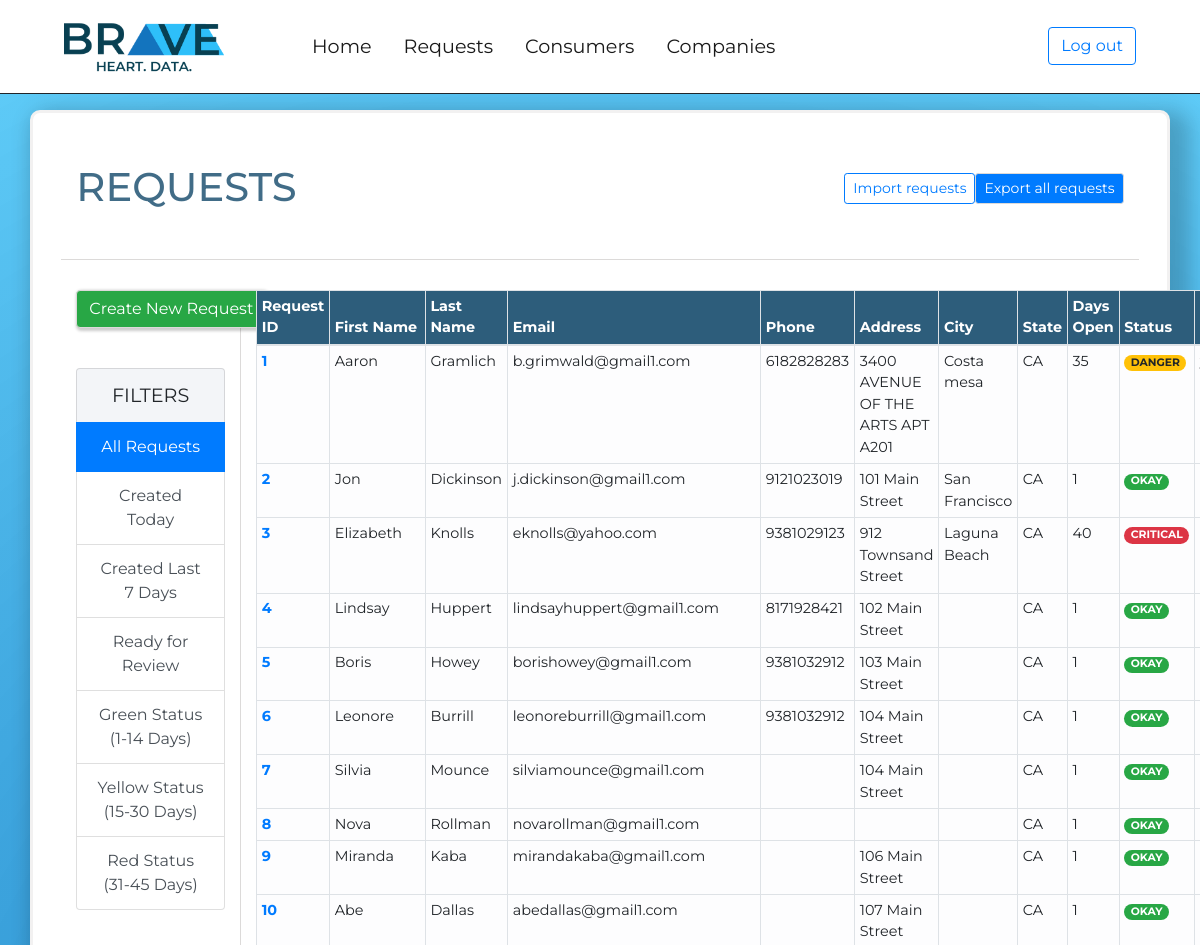
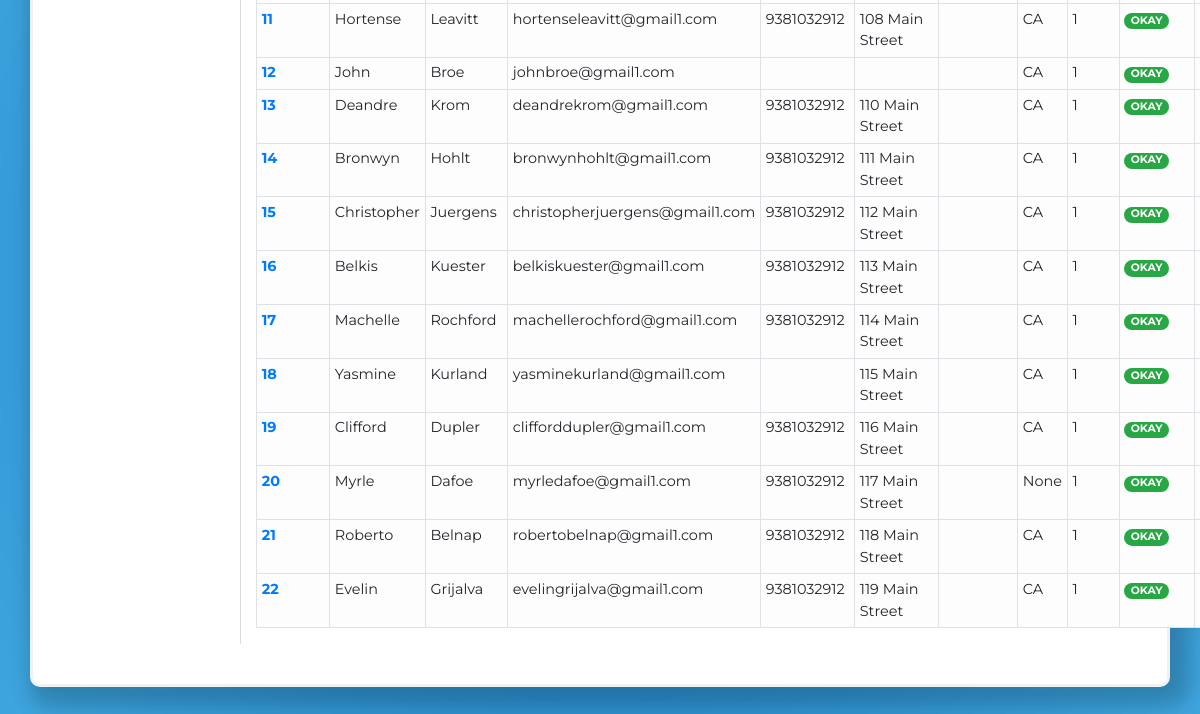
The app's page /console/requests/ (signed in), older data (2 pictures, top to bottom).
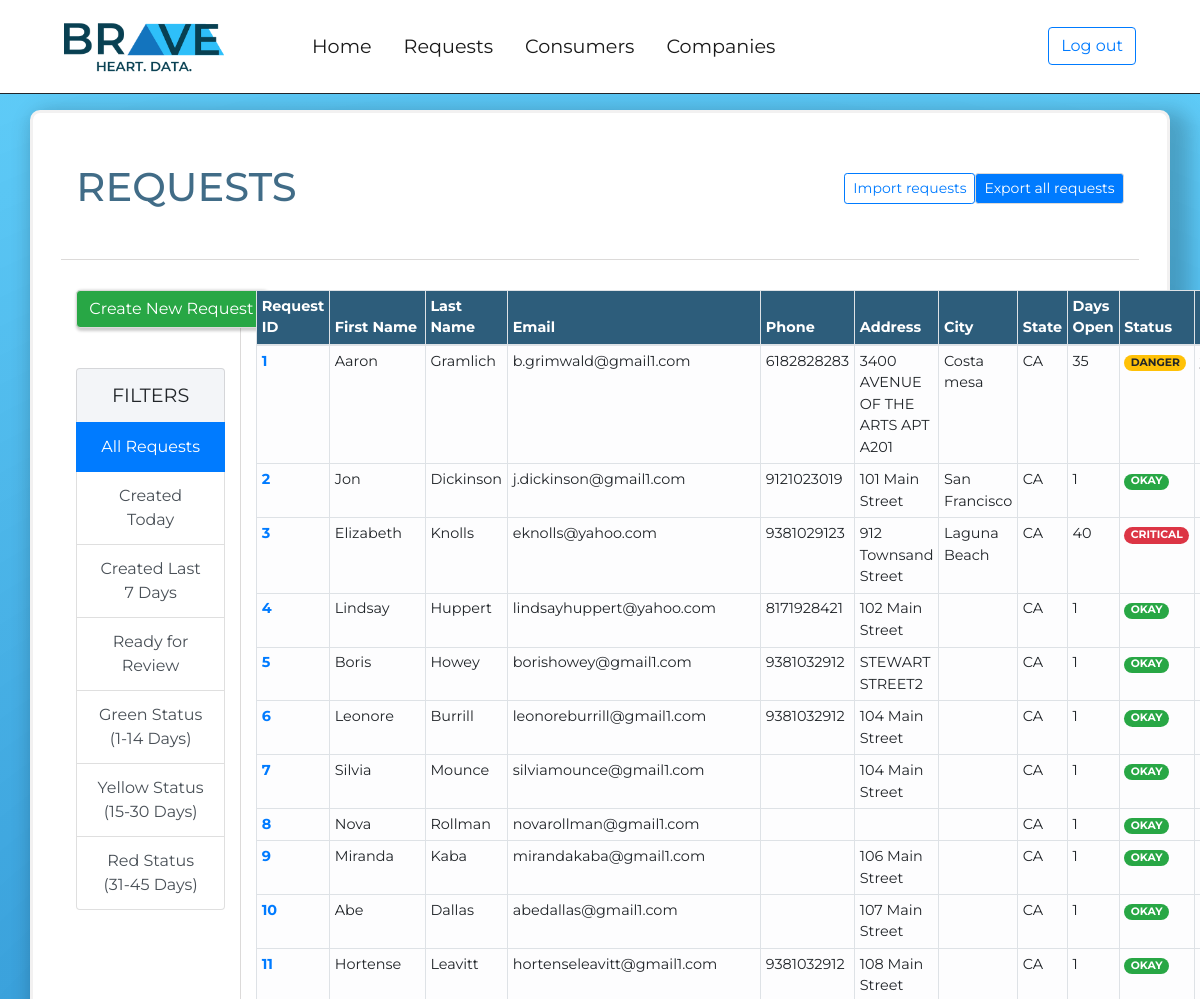
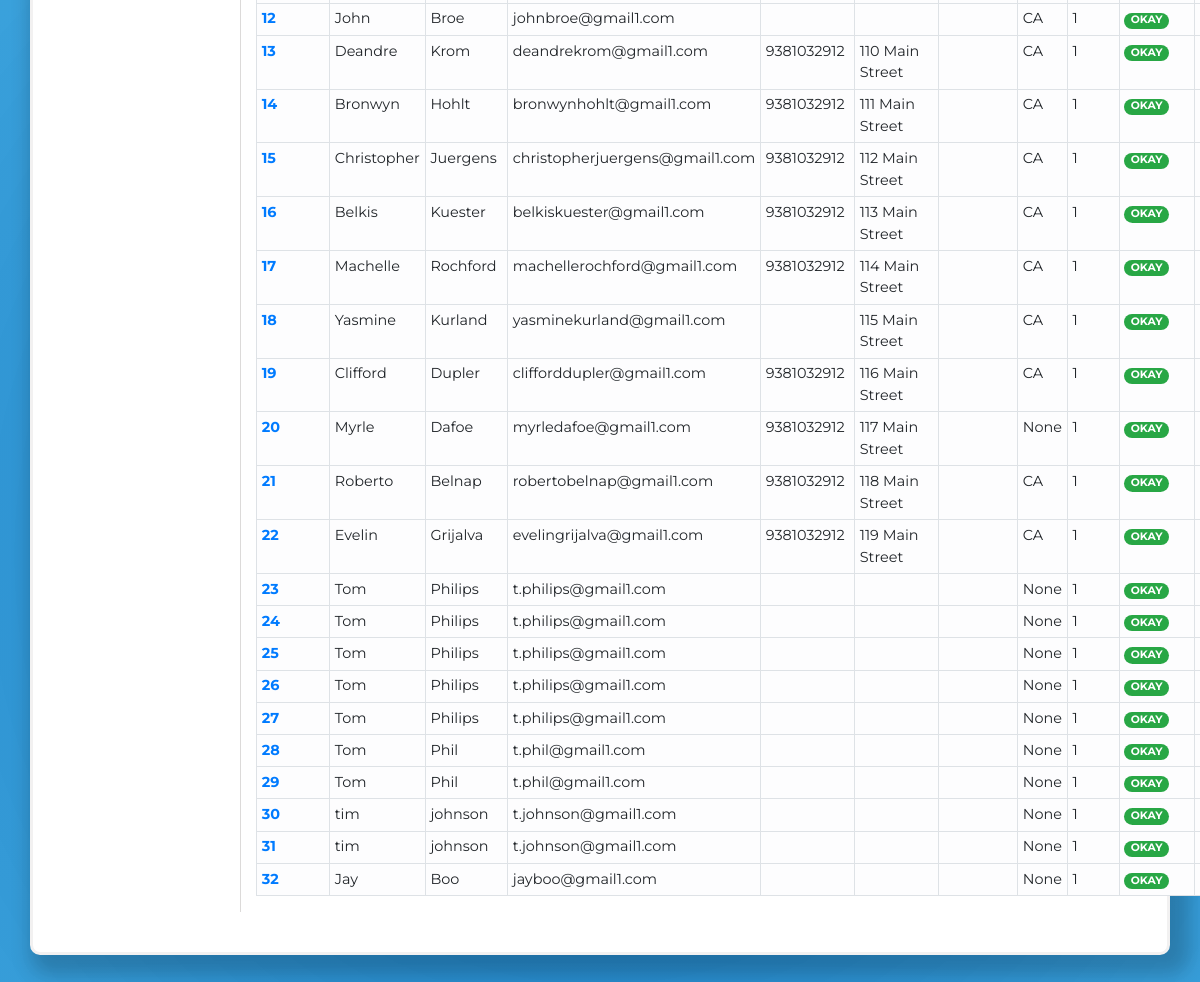
The same page, newer data (2 pictures, top to bottom).
### request_form_app/models.py (models this page shows, shortened)
class Request(models.Model):
	request_source_choices = (
		('none','None'),
		('email','Email'),
		('phone','Phone'),
		('web','Web')
		)
	priority_choices = (
		('low','Low'),
		('medium','Medium'),
		('high','High')
		)
	stage_choices = (
		('new','New'),
		('in progress','In Progress'),
		('completed', 'Completed'),
		('past due', 'Past Due')
		)
	request_choices = (
		('yes','Yes please'),
		('no', 'Not right now')
		)
	data_ready_to_send_choices = (
		('yes','Yes'),
		('no','No')
		)
	status_choices = (
		('green','Green'),
		('yellow','Yellow'),
		('orange','Orange'),
		('red','Red'),
		)
	consumer = models.ForeignKey(Consumer, on_delete=models.CASCADE,null=True,blank=True)
	company_requested = models.ForeignKey(Company,on_delete=models.CASCADE,null=True,blank=True)
	request_source = models.CharField(max_length=20,choices=request_source_choices,default='none')
	website_source = models.URLField(max_length=200,blank=True)
	delete_request = models.CharField(max_length=5,choices=request_choices,default='no')
	what_request = models.CharField(max_length=5,choices=request_choices,default='no')
	who_request = models.CharField(max_length=5,choices=request_choices,default='no')
	opt_out_request = models.CharField(max_length=5,choices=request_choices,default='no')
	priority = models.CharField(max_length=10,choices=priority_choices,default='low')
	escalated = models.BooleanField(null=True)
	stage = models.CharField(max_length=20,choices=stage_choices,default='new')
	created_at = models.DateField(auto_now_add=True)
	updated_at = models.DateField(auto_now=True)
	first_name = models.CharField(max_length=256,blank=False)
	last_name = models.CharField(max_length=256,blank=False)
	email = models.EmailField(max_length=256,blank=False)
	alternative_email = models.EmailField(max_length=256,blank=True)
	phone = models.CharField(max_length=13,blank=True)
	alternative_phone = models.CharField(max_length=13,blank=True)
	primary_address = models.CharField(max_length=256,blank=True)
	primary_address_line_two = models.CharField(max_length=256,blank=True)
	primary_city = models.CharField(max_length=256,blank=True)
	primary_state = USStateField(null=True,blank=True)
	primary_zip = USZipCodeField(null=True,blank=True)
	primary_country = models.CharField(max_length=256,blank=True)
	alternative_address = models.CharField(max_length=256,blank=True)
	alternative_address_line_two = models.CharField(max_length=256,blank=True)
	alternative_city = models.CharField(max_length=256,blank=True)
	alternative_state = models.CharField(max_length=256,blank=True)
	alternative_country = models.CharField(max_length=256,blank=True)
	ssn = USSocialSecurityNumberField(null=True,blank=True)
	driver_license_number = models.CharField(max_length=10,blank=True)
	driver_license_state = models.CharField(max_length=2,blank=True)
	date_of_birth = models.DateField(null=True,blank=True)
	terms_of_service_signed = models.BooleanField(default=False)
	data_ready_to_send = models.CharField(max_length=5,choices=data_ready_to_send_choices,default='no')
	status = models.CharField(max_length=10,choices=status_choices,default='green')
	days_open = models.IntegerField(default='1',null=False)

### user_console/views.py (the view)
# urls.py: path('requests/',views.RequestListView.as_view(),name='request_list'),
class RequestListView(LoginRequiredMixin,TemplateView):
	model = Request
	context_object_name = 'request_list'
	template_name = 'user_console/request_list.html'
	login_url = '/console/login/'
	def get_context_data(self,**kwargs):
		context = super(RequestListView,self).get_context_data(**kwargs)
		context['todays_list'] = Request.objects.all()
		context['data_ready_to_send_list'] = Request.objects.filter(data_ready_to_send__iexact='yes')
		context['green_status_list'] = Request.objects.filter(status__iexact='green')
		context['yellow_status_list'] = Request.objects.filter(status__iexact='yellow')
		context['red_status_list'] = Request.objects.filter(status__iexact='red')
		return context

### user_console/templates/user_console/request_list.html (shortened to what this page needs)
{% extends 'user_console/console_base.html' %}
{% load staticfiles %}
{% block css_block %}
	<link rel="stylesheet" type="text/css" href="{% static 'user_console/request_list.css' %}">
{% endblock %}
{% block main_block %}
	<div class="container-fullwidth" id="request-container">
		<div class="container-fullwidth" id="request-header-container">
		<div class="row" id="header-row">
			<div class="col-2 text-center">
				<h1 class="display-5" id="request-header">REQUESTS</h1>
			</div>
			<div class="col-10" style="padding-top: 10px;">
				<a href="{% url 'user_console:export_all_requests' %}"><button type="button" class="btn btn-primary btn-sm mb-4 float-right">Export all requests</button></a>
				<a href="{% url 'user_console:import_requests' %}"><button type="button" class="btn btn-outline-primary btn-sm mb-4 float-right">Import requests</button></a>
			</div>
		</div>
		<div class="row" id="request-row">
			<div class="col-2 text-center" id="filter-column">
				<div class="row" id="new-request-button-row">
					<div class="col text-center ">
					<a href="{% url 'user_console:request_create' %}"><button type="button" class="btn btn-success mb-4">Create New Request</button></a>
					</div>
				</div>
				<div class="row pt-3">
					<div class="col">
				<div class="list-group" id="list-tab" role="tablist">
					<li class="list-group-item" style="text-align: center;font-size:1.2em;background-color:#F3F5F8 ">FILTERS</li>
					<a class="list-group-item list-group-item-action active" id="filter-1-list" data-toggle='list' href='#filter-1' role='tab' aria-controls='filter-1'>All Requests</a>
					<a class="list-group-item list-group-item-action" id="filter-2-list" data-toggle='list' href='#filter-2' role='tab' aria-controls='filter-2'>Created Today</a>
					<a class="list-group-item list-group-item-action" id="filter-3-list" data-toggle='list' href='#filter-3' role='tab' aria-controls='filter-3'>Created Last 7 Days</a>
					<a class="list-group-item list-group-item-action" id="filter-4-list" data-toggle='list' href='#filter-4' role='tab' aria-controls='filter-4'>Ready for Review</a>
					<a class="list-group-item list-group-item-action" id="filter-5-list" data-toggle='list' href='#filter-5' role='tab' aria-controls='filter-5'>Green Status (1-14 Days)</a>
					<a class="list-group-item list-group-item-action" id="filter-6-list" data-toggle='list' href='#filter-6' role='tab' aria-controls='filter-6'>Yellow Status (15-30 Days)</a>
					<a class="list-group-item list-group-item-action" id="filter-7-list" data-toggle='list' href='#filter-7' role='tab' aria-controls='filter-7'>Red Status (31-45 Days)</a>
					</div>
					</div>
				</div>
			</div>
			<div class="col-10">
				<div class="tab-content" id="nav-tabContent">
					<div class="tab-pane show active" id="filter-1" role='tabpanel' arialabelledby='filter-1-list'>
					<table class="table table-light table-bordered table-hover table-sm" id="request-table">
						<thead class="thead" style="background-color:#2d5d7b;color: white;">
							<th class="table-head" scope="col">Request ID</th>
							<th class="table-head" scope="col">First Name</th>
							<th class="table-head" scope="col">Last Name</th>
							<th class="table-head" scope="col">Email</th>
							<th class="table-head" scope="col">Phone</th>
							<th class="table-head" scope="col">Address</th>
							<th class="table-head" scope="col">City</th>
							<th class="table-head" scope="col">State</th>
							<th class="table-head" scope="col">Days Open</th>
							<th class="table-head" scope="col">Status</th>
							<th class="table-head" scope="col">What</th>
						</thead>
						<tbody>
							{% for request in todays_list %}
								{% if request.status == 'red' %}
								<tr>
									<th scope="row"><a href="{% url 'user_console:request_detail' pk=request.pk %}">{{request.pk }}</a></th>
									<td>{{request.first_name}}</td>
									<td>{{request.last_name}}</td>
									<td>{{request.email }}</td>
									<td>{{request.phone}}</td>
									<td style="max-width: 400px;">{{request.primary_address}}</td>
									<td>{{request.primary_city}}</td>
									<td>{{request.primary_state}}</td>
									<td>{{request.days_open}}</td>
									<td><span class="badge badge-pill badge-danger">CRITICAL</span></td>
									<td>{{request.what_request}}</td>
								</tr>
								{% elif request.status == 'yellow' %}
								<tr>
									<th scope="row"><a href="{% url 'user_console:request_detail' pk=request.pk %}">{{request.pk }}</a></th>
									<td>{{request.first_name}}</td>
									<td>{{request.last_name}}</td>
									<td>{{request.email }}</td>
									<td>{{request.phone}}</td>
									<td style="max-width: 400px;">{{request.primary_address}}</td>
									<td>{{request.primary_city}}</td>
									<td>{{request.primary_state}}</td>
									<td>{{request.days_open}}</td>
									<td><span class="badge badge-pill badge-warning">DANGER</span></td>
									<td>{{request.what_request}}</td>
								</tr>
								{% else %}
								<tr>
									<th scope="row"><a href="{% url 'user_console:request_detail' pk=request.pk %}">{{ request.pk }}</a></th>
									<td>{{request.first_name}}</td>
									<td>{{request.last_name}}</td>
									<td>{{request.email }}</td>
									<td>{{request.phone}}</td>
									<td style="max-width: 400px;">{{request.primary_address}}</td>
									<td>{{request.primary_city}}</td>
									<td>{{request.primary_state}}</td>
									<td>{{request.days_open}}</td>
									<td><span class="badge badge-pill badge-success">OKAY</span></td>
									<td>{{request.what_request}}</td>
								</tr>
								{% endif %}
							{% endfor %}
						</tbody>
					</table>
					</div>
				</div>
		</div>
		</div>
		</div>
	</div>
{% endblock %}

### user_console/templates/user_console/console_base.html (shortened to what this page needs)
{% load staticfiles %}
<!DOCTYPE html>
<html>
<head>
	<link rel="stylesheet" href="https://stackpath.bootstrapcdn.com/bootstrap/4.1.3/css/bootstrap.min.css">
	<link rel="stylesheet" type="text/css" href="{% static 'user_console/user_console.css' %}">
	{% block css_block %}
	{% endblock %}
</head>
<body>
	<nav class="navbar navbar-expand-md navbar-expand-lg navbar-expand-xl fixed-top navbar-light" style="font-weight: 300;background-color: #ffffff; border-bottom: 1px solid;">
		    <a class="navbar-brand ml-5" href="{% url 'user_console:home' %}">
				<img src="{% static 'user_console/bh_logo_transparent_2.png' %}" class="d-none d-md-block" width="160" height="auto" alt="">
			</a>
		  	<div class="collapse navbar-collapse" id="navbarTogglerDemo02">
				    <ul class="nav navbar-nav mr-auto ml-5 p-3">
				    <li class="nav-item active mr-3">
				      	<a class="nav-link" href="{% url 'user_console:home' %}"><b>Home</b></a>
				      </li>
				      <li class="nav-item active mr-3">
				      	<a class="nav-link" href="{% url 'user_console:request_list' %}"><b>Requests</b></a>
				      </li>
				      <li class="nav-item active mr-3">
				      	<a class="nav-link" href="{% url 'user_console:consumer_list' %}"><b>Consumers</b></a>
				      </li>
				      <li class="nav-item active mr-3">
				      	<a class="nav-link" href="{% url 'user_console:company_list' %}"><b>Companies</b></a>
				      </li>
				    </ul>
				    <ul class="nav navbar-nav ml-auto mr-5">
				    	<a href="{% url 'user_console:logged_out' %}">
				    		<button type="button" class="btn btn-outline-primary">Log out</button>
				    	</a>
				    </ul>
			    </div>
		</nav>
	{% block main_block %}
	{% endblock %}
</body>
</html>

### user_console/static/user_console/user_console.css (style rules this page uses)
html,body { font-size: 1rem; height: 100vh; overflow: auto; font-family: 'Montserrat', sans-serif; }
.nav-link { font-size: 1.2em; }

### user_console/static/user_console/request_list.css (style rules this page uses)
#request-header { color:#2d5d7b; padding-bottom: 20px; opacity: .9; }
.btn.btn-success { box-shadow: 1.5px 1.5px 3px 1.5px rgba(0,0,0,0.2); border:1px solid #DCDAD9; }
.btn.btn-primary { border:1px solid #DCDAD9; }
#list-tab { border-radius: 10px; }
#filter-column { border-right:1px solid #DCDAD9; }
#request-header-container { border-radius:10px; border:3px solid #F2F1F1; padding-top: 50px; width: 95%; margin: auto; box-shadow: 10px 10px 20px 10px rgba(0,0,0,0.2); background-color: white; min-height: 1000px; }
#request-table { font-size: .9em; }
#request-container { background: radial-gradient(circle, rgba(20,117,190,1) 0%, rgba(46,192,249,0.75) 100%); height:100vh; padding-top: 110px; min-height:1400px; }
#request-row { background-color: white; width: 95%; margin: auto; padding-top: 30px; padding-bottom: 40px; }
#header-row { width: 95%; margin: auto; border-bottom:1px solid #DCDAD9; padding-bottom: 20px; }

Row changes from the older to the newer data that the page shows:
changed Request "Lindsay": email "lindsayhuppert@gmail1.com" → "lindsayhuppert@yahoo.com"
changed Request "Boris": primary_address "103 Main Street" → "STEWART STREET2"
added Request: pk "23", first_name "Tom", last_name "Philips", email "t.philips@gmail1.com", primary_state "None", days_open "1"
added Request: pk "24", first_name "Tom", last_name "Philips", email "t.philips@gmail1.com", primary_state "None", days_open "1"
added Request: pk "25", first_name "Tom", last_name "Philips", email "t.philips@gmail1.com", primary_state "None", days_open "1"
added Request: pk "26", first_name "Tom", last_name "Philips", email "t.philips@gmail1.com", primary_state "None", days_open "1"
added Request: pk "27", first_name "Tom", last_name "Philips", email "t.philips@gmail1.com", primary_state "None", days_open "1"
added Request: pk "28", first_name "Tom", last_name "Phil", email "t.phil@gmail1.com", primary_state "None", days_open "1"
added Request: pk "29", first_name "Tom", last_name "Phil", email "t.phil@gmail1.com", primary_state "None", days_open "1"
added Request: pk "30", first_name "tim", last_name "johnson", email "t.johnson@gmail1.com", primary_state "None", days_open "1"
added Request: pk "31", first_name "tim", last_name "johnson", email "t.johnson@gmail1.com", primary_state "None", days_open "1"
added Request: pk "32", first_name "Jay", last_name "Boo", email "jayboo@gmail1.com", primary_state "None", days_open "1"
